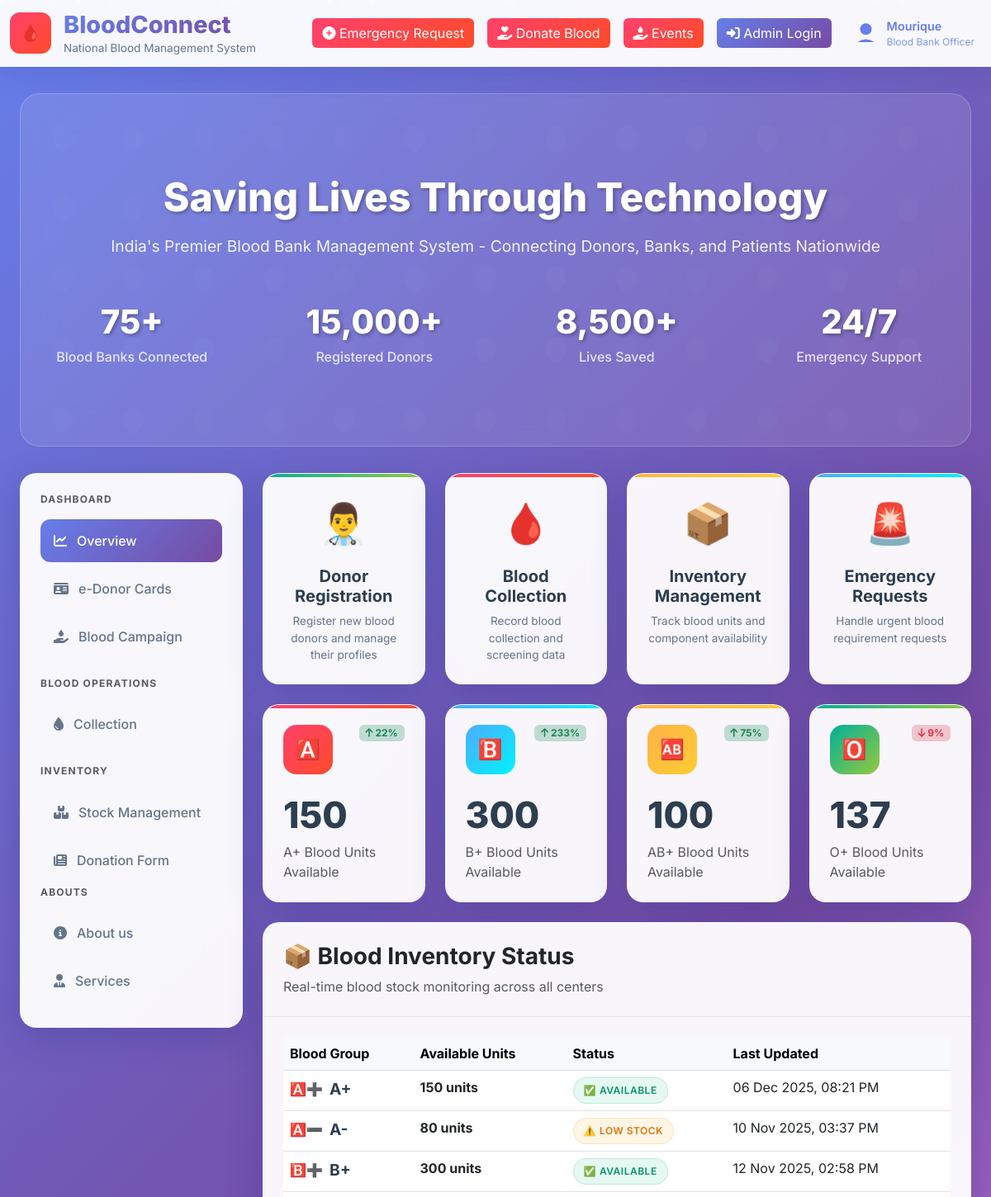
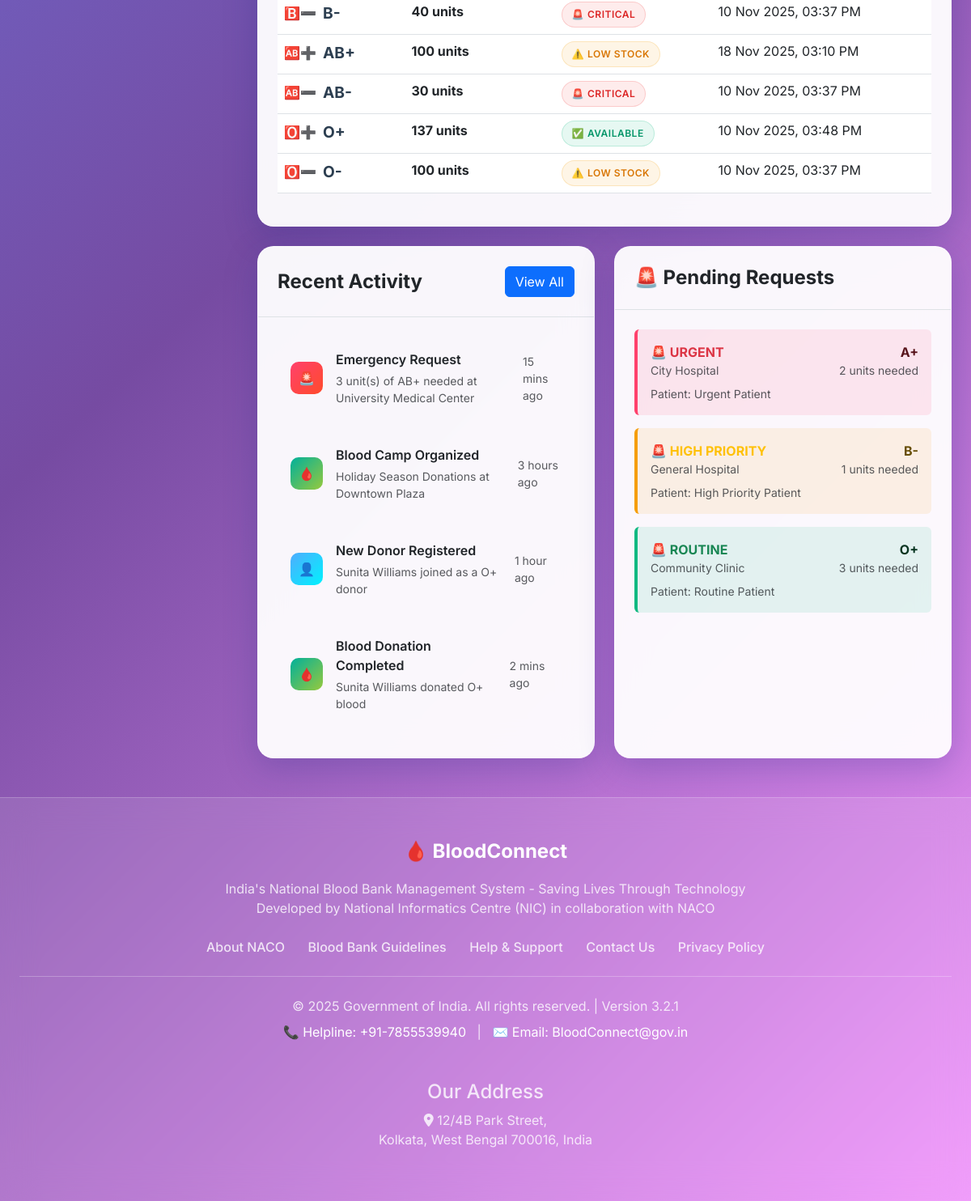
/landing_page.php, run on the app's committed database (2 pictures, top to bottom).
### tables this page shows
CREATE TABLE `blood_inventory` (
  `id` int(11) NOT NULL AUTO_INCREMENT,
  `blood_group` varchar(10) NOT NULL,
  `available_units` int(11) NOT NULL,
  `previous_available_units` int(11) DEFAULT 0,
  `status` varchar(20) NOT NULL,
  `last_updated` timestamp NOT NULL DEFAULT current_timestamp() ON UPDATE current_timestamp(),
  `expiry_date` date DEFAULT NULL,
  PRIMARY KEY (`id`)
);

CREATE TABLE `blood_request` (
  `id` int(11) NOT NULL AUTO_INCREMENT,
  `patient_name` varchar(255) DEFAULT NULL,
  `blood_group` varchar(10) DEFAULT NULL,
  `units` int(11) DEFAULT NULL,
  `hospital_name` varchar(255) DEFAULT NULL,
  `hospital_location` varchar(255) DEFAULT NULL,
  `mob` varchar(20) DEFAULT NULL,
  `required_date` date DEFAULT NULL,
  `status` enum('pending','approved','rejected','processing') NOT NULL DEFAULT 'pending',
  `priority` enum('urgent','high','routine') NOT NULL DEFAULT 'routine',
  `created_at` timestamp NOT NULL DEFAULT current_timestamp(),
  PRIMARY KEY (`id`)
);

### landing_page.php (the view, shortened to what the rows shown need)
<!DOCTYPE html>
<html lang="en">
<head>
    <link href="https://cdnjs.cloudflare.com/ajax/libs/bootstrap/5.3.0/css/bootstrap.min.css" rel="stylesheet">
    <link href="https://cdnjs.cloudflare.com/ajax/libs/font-awesome/6.4.0/css/all.min.css" rel="stylesheet">
    <link rel="stylesheet" href="styles.css">
    <link rel="stylesheet" href="particles.css">
</head>
<body>
    <?php
    include "header.php";
    ?>
    <div class="container-fluid px-4">
        <?php
        include "hero.php";
        ?>
        <div class="row g-4">
            <div class="col-lg-9">
                <div id="collection" class="glass-card mb-4">
                    <div class="table-responsive p-4">
                        <table class="table table-hover">
                            <thead class="table-light">
                                <tr>
                                    <th>Blood Group</th>
                                    <th>Available Units</th>
                                    <th>Status</th>
                                    <th>Last Updated</th>
                                </tr>
                            </thead>
                            <tbody>
                                <?php
                                include 'connect.php';
                                function getBloodGroupClass($bloodGroup) {
                                    $bloodGroup = strtoupper(trim($bloodGroup));
                                    $class_map = [
                                        'A+' => 'a-pos',
                                        'A-' => 'a-neg',
                                        'B+' => 'b-pos',
                                        'B-' => 'b-neg',
                                        'AB+' => 'ab-pos',
                                        'AB-' => 'ab-neg',
                                        'O+' => 'o-pos',
                                        'O-' => 'o-neg',
                                    ];
                                    return $class_map[$bloodGroup] ?? '';
                                }
                                $sql = "SELECT * FROM blood_inventory";
                                $result = mysqli_query($conn, $sql);
                                if (mysqli_num_rows($result) > 0) {
                                    while($row = mysqli_fetch_assoc($result)) {
                                ?>
                                <tr>
                                    <td><span class="blood-group <?php echo getBloodGroupClass($row['blood_group']); ?>"><?php echo $row['blood_group']; ?></span></td>
                                    <td><strong><?php echo $row['available_units']; ?> units</strong></td>
                                    <td><span class="status-badge status-<?php echo strtolower($row['status']); ?>"><?php echo $row['status']; ?></span></td>
                                    <td><?php echo date('d M Y, h:i A', strtotime($row['last_updated'])); ?></td>
                                </tr>
                                <?php
                                    }
                                } else {
                                    echo "<tr><td colspan='5' class='text-center'>No records found</td></tr>";
                                }
                                ?>
                            </tbody>
                        </table>
                    </div>
                </div>
                <div class="row g-4">
                    <div class="col-lg-6">
                        <div id="pending" class="glass-card h-100">
                            <div class="p-4">
                                <?php
                                $priorities = ['urgent', 'high', 'routine'];
                                $requests = [];
                                foreach ($priorities as $priority) {
                                    $sql = "SELECT * FROM blood_request WHERE status = 'pending' AND priority = ? ORDER BY REQUIRED_DATE ASC LIMIT 1";
                                    $stmt = mysqli_prepare($conn, $sql);
                                    mysqli_stmt_bind_param($stmt, "s", $priority);
                                    mysqli_stmt_execute($stmt);
                                    $result = mysqli_stmt_get_result($stmt);
                                    if ($result && mysqli_num_rows($result) > 0) {
                                        $requests[$priority] = mysqli_fetch_assoc($result);
                                    } else {
                                        $requests[$priority] = null;
                                    }
                                }
                                foreach ($priorities as $priority):
                                    $row = $requests[$priority];
                                    if ($row):
                                        $priority_class = '';
                                        $priority_text = '';
                                        $style = '';
                                        switch ($row['priority']) {
                                            case 'urgent':
                                                $priority_class = 'danger';
                                                $priority_text = 'URGENT';
                                                $style = 'background: rgba(255, 65, 108, 0.1); border-left: 4px solid #ff416c !important;';
                                                break;
                                            case 'high':
                                                $priority_class = 'warning';
                                                $priority_text = 'HIGH PRIORITY';
                                                $style = 'background: rgba(245, 158, 11, 0.1); border-left: 4px solid #f59e0b !important;';
                                                break;
                                            case 'routine':
                                                $priority_class = 'success';
                                                $priority_text = 'ROUTINE';
                                                $style = 'background: rgba(16, 185, 129, 0.1); border-left: 4px solid #10b981 !important;';
                                                break;
                                        }
                                ?>
                                <div class="alert alert-<?php echo $priority_class; ?> border-0 mb-3"
                                    style="<?php echo $style; ?>">
                                    <div class="d-flex justify-content-between align-items-start mb-2">
                                        <div>
                                            <div class="fw-bold text-<?php echo $priority_class; ?>">🚨 <?php echo $priority_text; ?></div>
                                            <div class="small text-muted"><?php echo $row['hospital_name']; ?></div>
                                        </div>
                                        <div class="text-end">
                                            <div class="fw-bold"><?php echo $row['blood_group']; ?></div>
                                            <div class="small text-muted"><?php echo $row['units']; ?> units needed</div>
                                        </div>
                                    </div>
                                    <div class="d-flex justify-content-between align-items-center">
                                        <div class="small text-muted">Patient: <?php echo $row['patient_name']; ?></div>
                                    </div>
                                </div>
                                <?php
                                    endif;
                                endforeach;
                                ?>
                            </div>
                        </div>
                    </div>
                </div>
            </div>
        </div>
    </div>
</body>
</html>

### data on the page
blood_inventory: blood_group "A+", available_units "150", status "AVAILABLE", last_updated "06 Dec 2025, 08:21 PM"
blood_inventory: blood_group "A-", available_units "80", status "LOW STOCK", last_updated "10 Nov 2025, 03:37 PM"
blood_inventory: blood_group "B+", available_units "300", status "AVAILABLE", last_updated "12 Nov 2025, 02:58 PM"
blood_inventory: blood_group "B-", available_units "40", status "CRITICAL", last_updated "10 Nov 2025, 03:37 PM"
blood_inventory: blood_group "AB+", available_units "100", status "LOW STOCK", last_updated "18 Nov 2025, 03:10 PM"
blood_inventory: blood_group "AB-", available_units "30", status "CRITICAL", last_updated "10 Nov 2025, 03:37 PM"
blood_inventory: blood_group "O+", available_units "137", status "AVAILABLE", last_updated "10 Nov 2025, 03:48 PM"
blood_inventory: blood_group "O-", available_units "100", status "LOW STOCK", last_updated "10 Nov 2025, 03:37 PM"
blood_request: priority "URGENT", hospital_name "City Hospital", blood_group "A+", units "2", patient_name "Urgent Patient"
blood_request: priority "HIGH PRIORITY", hospital_name "General Hospital", blood_group "B-", units "1", patient_name "High Priority Patient"
blood_request: priority "ROUTINE", hospital_name "Community Clinic", blood_group "O+", units "3", patient_name "Routine Patient"

### other printed values
$stats['percentage_change'] "22"
$stats['total_units'] "150"
$group "A+"
$stats['percentage_change'] "233"
$stats['total_units'] "300"
$group "B+"
$stats['percentage_change'] "75"
$stats['total_units'] "100"
$group "AB+"
$stats['percentage_change'] "9"
$stats['total_units'] "137"
$group "O+"
$icon "🚨"
$row['title'] "Emergency Request"
$row['description'] "3 unit(s) of AB+ needed at University Medical Center"
